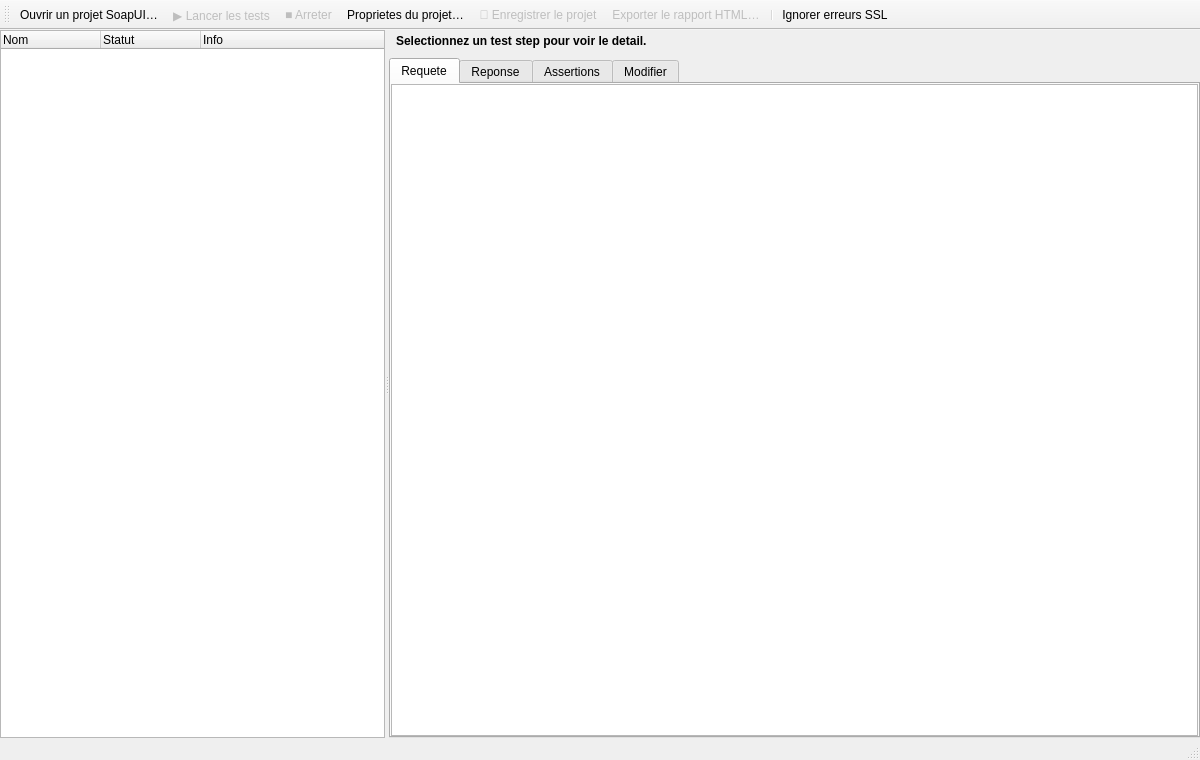
<?xml version="1.0" encoding="UTF-8"?>
<ui version="4.0">
 <class>MainWindow</class>
 <widget class="QMainWindow" name="MainWindow">
  <property name="geometry">
   <rect>
    <x>0</x>
    <y>0</y>
    <width>1200</width>
    <height>760</height>
   </rect>
  </property>
  <property name="windowTitle">
   <string>Testeur de projets SoapUI</string>
  </property>
  <widget class="QWidget" name="centralwidget">
   <layout class="QVBoxLayout" name="centralLayout">
    <property name="leftMargin">
     <number>0</number>
    </property>
    <property name="topMargin">
     <number>0</number>
    </property>
    <property name="rightMargin">
     <number>0</number>
    </property>
    <property name="bottomMargin">
     <number>0</number>
    </property>
    <item>
     <widget class="QSplitter" name="splitter">
      <property name="orientation">
       <enum>Qt::Orientation::Horizontal</enum>
      </property>
      <widget class="QTreeWidget" name="tree">
       <column>
        <property name="text">
         <string>Nom</string>
        </property>
       </column>
       <column>
        <property name="text">
         <string>Statut</string>
        </property>
       </column>
       <column>
        <property name="text">
         <string>Info</string>
        </property>
       </column>
      </widget>
      <widget class="QWidget" name="rightPanel">
       <layout class="QVBoxLayout" name="rightLayout">
        <item>
         <widget class="QLabel" name="detail_title">
          <property name="styleSheet">
           <string notr="true">font-weight: 600; padding: 4px;</string>
          </property>
          <property name="text">
           <string>Selectionnez un test step pour voir le detail.</string>
          </property>
         </widget>
        </item>
        <item>
         <widget class="QTabWidget" name="tabs">
          <widget class="QTextEdit" name="request_view">
           <attribute name="title">
            <string>Requete</string>
           </attribute>
           <property name="readOnly">
            <bool>true</bool>
           </property>
          </widget>
          <widget class="QTextEdit" name="response_view">
           <attribute name="title">
            <string>Reponse</string>
           </attribute>
           <property name="readOnly">
            <bool>true</bool>
           </property>
          </widget>
          <widget class="QTableWidget" name="assertions_table">
           <attribute name="title">
            <string>Assertions</string>
           </attribute>
           <column>
            <property name="text">
             <string>Assertion</string>
            </property>
           </column>
           <column>
            <property name="text">
             <string>Type</string>
            </property>
           </column>
           <column>
            <property name="text">
             <string>Statut</string>
            </property>
           </column>
           <column>
            <property name="text">
             <string>Attendu</string>
            </property>
           </column>
           <column>
            <property name="text">
             <string>Recu</string>
            </property>
           </column>
          </widget>
          <widget class="QWidget" name="edit_tab">
           <attribute name="title">
            <string>Modifier</string>
           </attribute>
           <layout class="QVBoxLayout" name="editTabLayout">
            <item>
             <layout class="QHBoxLayout" name="nameRowLayout">
              <item>
               <widget class="QLabel" name="nameRowLabel">
                <property name="text">
                 <string>Nom :</string>
                </property>
               </widget>
              </item>
              <item>
               <widget class="QLineEdit" name="edit_name"/>
              </item>
              <item>
               <widget class="QCheckBox" name="edit_enabled_cb">
                <property name="text">
                 <string>Active</string>
                </property>
               </widget>
              </item>
             </layout>
            </item>
            <item>
             <layout class="QHBoxLayout" name="requestRowLayout">
              <item>
               <widget class="QLabel" name="requestRowMethodLabel">
                <property name="text">
                 <string>Methode :</string>
                </property>
               </widget>
              </item>
              <item>
               <widget class="QComboBox" name="edit_method_combo"/>
              </item>
              <item>
               <widget class="QLabel" name="requestRowEndpointLabel">
                <property name="text">
                 <string>Endpoint :</string>
                </property>
               </widget>
              </item>
              <item>
               <widget class="QLineEdit" name="edit_endpoint"/>
              </item>
             </layout>
            </item>
            <item>
             <widget class="QLabel" name="headersLabel">
              <property name="text">
               <string>En-tetes :</string>
              </property>
             </widget>
            </item>
            <item>
             <widget class="QTableWidget" name="edit_headers_table">
              <column>
               <property name="text">
                <string>Nom</string>
               </property>
              </column>
              <column>
               <property name="text">
                <string>Valeur</string>
               </property>
              </column>
             </widget>
            </item>
            <item>
             <layout class="QHBoxLayout" name="headersBtnRowLayout">
              <item>
               <widget class="QPushButton" name="add_header_btn">
                <property name="text">
                 <string>+ En-tete</string>
                </property>
               </widget>
              </item>
              <item>
               <widget class="QPushButton" name="del_header_btn">
                <property name="text">
                 <string>- Supprimer</string>
                </property>
               </widget>
              </item>
              <item>
               <spacer name="headersBtnRowSpacer">
                <property name="orientation">
                 <enum>Qt::Orientation::Horizontal</enum>
                </property>
                <property name="sizeHint" stdset="0">
                 <size>
                  <width>40</width>
                  <height>20</height>
                 </size>
                </property>
               </spacer>
              </item>
             </layout>
            </item>
            <item>
             <widget class="QLabel" name="bodyLabel">
              <property name="text">
               <string>Corps de la requete :</string>
              </property>
             </widget>
            </item>
            <item>
             <widget class="QTextEdit" name="edit_body"/>
            </item>
            <item>
             <widget class="QLabel" name="assertionsLabel">
              <property name="text">
               <string>Assertions :</string>
              </property>
             </widget>
            </item>
            <item>
             <layout class="QHBoxLayout" name="assertionsRowLayout">
              <item>
               <widget class="QTableWidget" name="edit_assertions_table">
                <column>
                 <property name="text">
                  <string>Type</string>
                 </property>
                </column>
                <column>
                 <property name="text">
                  <string>Nom</string>
                 </property>
                </column>
               </widget>
              </item>
              <item>
               <layout class="QVBoxLayout" name="assertionDetailColLayout">
                <item>
                 <widget class="QLabel" name="assertionConfigLabel">
                  <property name="text">
                   <string>Configuration (cle: valeur, une par ligne) :</string>
                  </property>
                 </widget>
                </item>
                <item>
                 <widget class="QTextEdit" name="edit_assertion_config">
                  <property name="enabled">
                   <bool>false</bool>
                  </property>
                 </widget>
                </item>
               </layout>
              </item>
             </layout>
            </item>
            <item>
             <layout class="QHBoxLayout" name="assertionsBtnRowLayout">
              <item>
               <widget class="QPushButton" name="add_assertion_btn">
                <property name="text">
                 <string>+ Assertion</string>
                </property>
               </widget>
              </item>
              <item>
               <widget class="QPushButton" name="del_assertion_btn">
                <property name="text">
                 <string>- Supprimer</string>
                </property>
               </widget>
              </item>
              <item>
               <spacer name="assertionsBtnRowSpacer">
                <property name="orientation">
                 <enum>Qt::Orientation::Horizontal</enum>
                </property>
                <property name="sizeHint" stdset="0">
                 <size>
                  <width>40</width>
                  <height>20</height>
                 </size>
                </property>
               </spacer>
              </item>
             </layout>
            </item>
            <item>
             <widget class="QPushButton" name="apply_edit_btn">
              <property name="text">
               <string>Appliquer les modifications a cette etape</string>
              </property>
             </widget>
            </item>
           </layout>
          </widget>
         </widget>
        </item>
       </layout>
      </widget>
     </widget>
    </item>
   </layout>
  </widget>
  <widget class="QStatusBar" name="status_bar"/>
  <widget class="QToolBar" name="toolbar">
   <property name="windowTitle">
    <string>Actions</string>
   </property>
   <attribute name="toolBarArea">
    <enum>TopToolBarArea</enum>
   </attribute>
   <attribute name="toolBarBreak">
    <bool>false</bool>
   </attribute>
   <addaction name="open_action"/>
   <addaction name="run_action"/>
   <addaction name="stop_action"/>
   <addaction name="props_action"/>
   <addaction name="save_action"/>
   <addaction name="export_action"/>
   <addaction name="separator"/>
   <addaction name="insecure_action"/>
  </widget>
  <action name="open_action">
   <property name="text">
    <string>Ouvrir un projet SoapUI…</string>
   </property>
  </action>
  <action name="run_action">
   <property name="enabled">
    <bool>false</bool>
   </property>
   <property name="text">
    <string>▶ Lancer les tests</string>
   </property>
  </action>
  <action name="stop_action">
   <property name="enabled">
    <bool>false</bool>
   </property>
   <property name="text">
    <string>■ Arreter</string>
   </property>
  </action>
  <action name="props_action">
   <property name="text">
    <string>Proprietes du projet…</string>
   </property>
  </action>
  <action name="save_action">
   <property name="enabled">
    <bool>false</bool>
   </property>
   <property name="text">
    <string>💾 Enregistrer le projet</string>
   </property>
  </action>
  <action name="export_action">
   <property name="enabled">
    <bool>false</bool>
   </property>
   <property name="text">
    <string>Exporter le rapport HTML…</string>
   </property>
  </action>
  <action name="insecure_action">
   <property name="checkable">
    <bool>true</bool>
   </property>
   <property name="text">
    <string>Ignorer erreurs SSL</string>
   </property>
  </action>
 </widget>
 <resources/>
 <connections/>
</ui>
